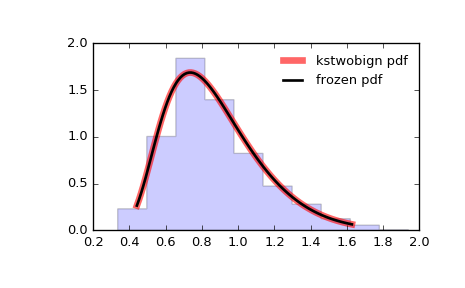

This chart was generated by the following Python code:
from scipy.stats import kstwobign
import matplotlib.pyplot as plt
fig, ax = plt.subplots(1, 1)

# Calculate a few first moments:

mean, var, skew, kurt = kstwobign.stats(moments='mvsk')

# Display the probability density function (``pdf``):

x = np.linspace(kstwobign.ppf(0.01),
                kstwobign.ppf(0.99), 100)
ax.plot(x, kstwobign.pdf(x),
       'r-', lw=5, alpha=0.6, label='kstwobign pdf')

# Alternatively, the distribution object can be called (as a function)
# to fix the shape, location and scale parameters. This returns a "frozen"
# RV object holding the given parameters fixed.

# Freeze the distribution and display the frozen ``pdf``:

rv = kstwobign()
ax.plot(x, rv.pdf(x), 'k-', lw=2, label='frozen pdf')

# Check accuracy of ``cdf`` and ``ppf``:

vals = kstwobign.ppf([0.001, 0.5, 0.999])
np.allclose([0.001, 0.5, 0.999], kstwobign.cdf(vals))
# True

# Generate random numbers:

r = kstwobign.rvs(size=1000)

# And compare the histogram:

ax.hist(r, normed=True, histtype='stepfilled', alpha=0.2)
ax.legend(loc='best', frameon=False)
plt.show()
